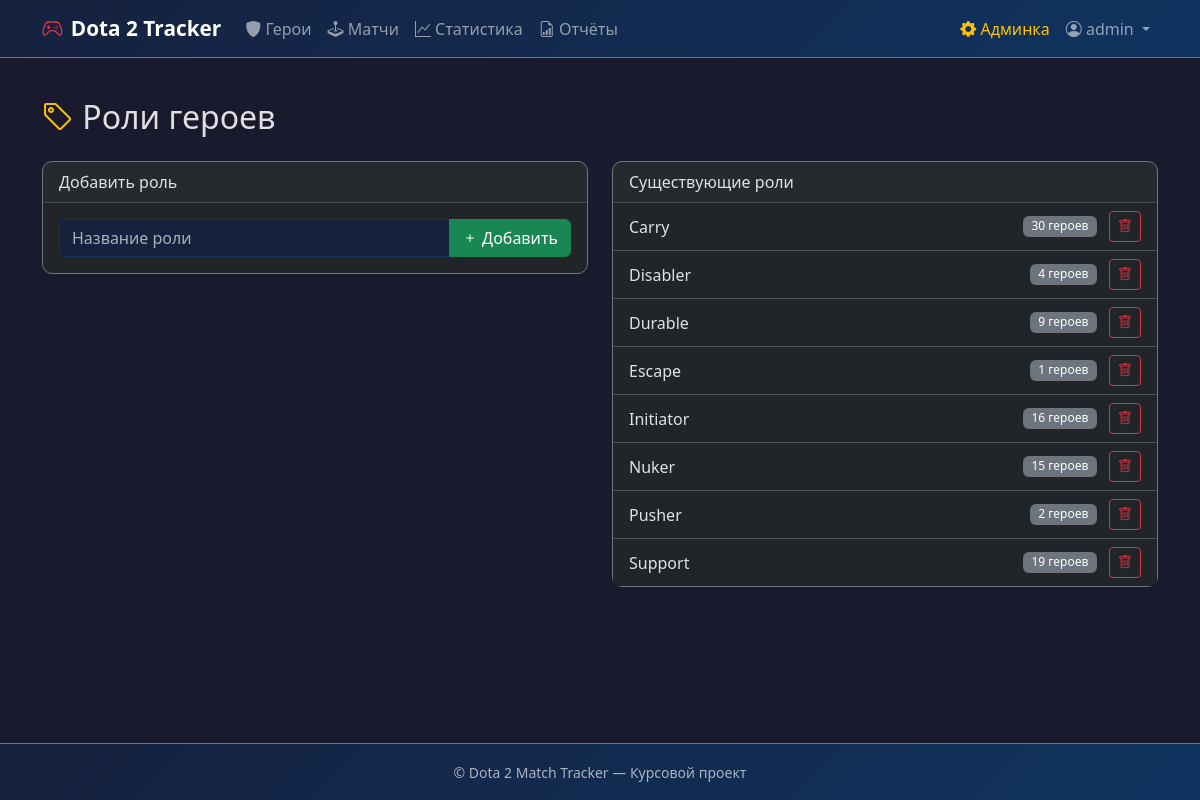
The page /admin/roles (signed in) on the database its author committed.
### models.py (models this page shows, shortened)
class User(UserMixin, db.Model):
    __tablename__ = 'users'
    id = db.Column(db.Integer, primary_key=True)
    username = db.Column(db.String(64), unique=True, nullable=False, index=True)
    email = db.Column(db.String(120), unique=True, nullable=False, index=True)
    password_hash = db.Column(db.String(256), nullable=False)
    is_admin = db.Column(db.Boolean, default=False)
    created_at = db.Column(db.DateTime, default=datetime.utcnow)
    is_active_user = db.Column(db.Boolean, default=True)
    matches = db.relationship('Match', backref='player', lazy='dynamic',
                              cascade='all, delete-orphan')

class HeroRole(db.Model):
    __tablename__ = 'hero_roles'
    id = db.Column(db.Integer, primary_key=True)
    name = db.Column(db.String(50), unique=True, nullable=False)
    heroes = db.relationship('Hero', backref='role_ref', lazy='dynamic')

### app.py (the view)
@app.route('/admin/roles', methods=['GET', 'POST'])
@login_required
@admin_required
def admin_roles():
    form = HeroRoleForm()
    if form.validate_on_submit():
        role = HeroRole(name=form.name.data)
        db.session.add(role)
        db.session.commit()
        flash('Роль добавлена!', 'success')
        return redirect(url_for('admin_roles'))
    roles = HeroRole.query.order_by(HeroRole.name).all()
    return render_template('admin/roles.html', roles=roles, form=form)

### forms.py
class HeroRoleForm(FlaskForm):
    name = StringField('Название роли', validators=[DataRequired(), Length(max=50)])
    submit = SubmitField('Сохранить')

### app.py (called while the page is built)
@login_manager.user_loader
def load_user(user_id):
    return User.query.get(int(user_id))

def admin_required(f):
    @wraps(f)
    def decorated_function(*args, **kwargs):
        if not current_user.is_authenticated or not current_user.is_admin:
            abort(403)
        return f(*args, **kwargs)
    return decorated_function

@app.context_processor
def inject_now():
    return {'now': datetime.today}

### templates/admin/roles.html (shortened to what this page needs)
{% extends "base.html" %}
{% block content %}
<h2 class="mb-4"><i class="bi bi-tag text-warning"></i> Роли героев</h2>
<div class="row">
    <div class="col-md-6">
        <div class="card bg-dark border-secondary mb-4">
            <div class="card-header">Добавить роль</div>
            <div class="card-body">
                <form method="POST">
                    <div class="input-group">
                        {{ form.name(class="form-control", placeholder="Название роли") }}
                        <button type="submit" class="btn btn-success">
                            <i class="bi bi-plus"></i> Добавить
                        </button>
                    </div>
                </form>
            </div>
        </div>
    </div>
    <div class="col-md-6">
        <div class="card bg-dark border-secondary">
            <div class="card-header">Существующие роли</div>
            <ul class="list-group list-group-flush">
                {% for role in roles %}
                <li class="list-group-item bg-dark d-flex justify-content-between align-items-center">
                    {{ role.name }}
                    <span>
                        <span class="badge bg-secondary">{{ role.heroes.count() }} героев</span>
                        <form method="POST" action="{{ url_for('admin_delete_role', role_id=role.id) }}"
                              class="d-inline" onsubmit="return confirm('Удалить роль?');">
                            <button type="submit" class="btn btn-sm btn-outline-danger ms-2">
                                <i class="bi bi-trash"></i>
                            </button>
                        </form>
                    </span>
                </li>
                {% endfor %}
            </ul>
        </div>
    </div>
</div>
{% endblock %}

### templates/base.html (shortened to what this page needs)
<!DOCTYPE html>
<html lang="ru" data-bs-theme="dark">
<head>
    <link href="https://cdn.jsdelivr.net/npm/bootstrap@5.3.2/dist/css/bootstrap.min.css" rel="stylesheet">
    <link href="https://cdn.jsdelivr.net/npm/bootstrap-icons@1.11.2/font/bootstrap-icons.css" rel="stylesheet">
    <link href="{{ url_for('static', filename='css/style.css') }}" rel="stylesheet">
</head>
<body>
    <nav class="navbar navbar-expand-lg navbar-dark bg-dark border-bottom border-secondary">
        <div class="container">
            <a class="navbar-brand d-flex align-items-center" href="{{ url_for('index') }}">
                <i class="bi bi-controller me-2 text-danger"></i>
                <strong>Dota 2 Tracker</strong>
            </a>
            <div class="collapse navbar-collapse" id="navbarNav">
                <ul class="navbar-nav me-auto">
                    <li class="nav-item">
                        <a class="nav-link" href="{{ url_for('heroes') }}">
                            <i class="bi bi-shield-fill"></i> Герои
                        </a>
                    </li>
                    {% if current_user.is_authenticated %}
                    <li class="nav-item">
                        <a class="nav-link" href="{{ url_for('matches') }}">
                            <i class="bi bi-joystick"></i> Матчи
                        </a>
                    </li>
                    <li class="nav-item">
                        <a class="nav-link" href="{{ url_for('stats') }}">
                            <i class="bi bi-graph-up"></i> Статистика
                        </a>
                    </li>
                    <li class="nav-item">
                        <a class="nav-link" href="{{ url_for('reports') }}">
                            <i class="bi bi-file-earmark-bar-graph"></i> Отчёты
                        </a>
                    </li>
                    {% endif %}
                </ul>
                <ul class="navbar-nav">
                    {% if current_user.is_authenticated %}
                        {% if current_user.is_admin %}
                        <li class="nav-item">
                            <a class="nav-link text-warning" href="{{ url_for('admin_dashboard') }}">
                                <i class="bi bi-gear-fill"></i> Админка
                            </a>
                        </li>
                        {% endif %}
                        <li class="nav-item dropdown">
                            <a class="nav-link dropdown-toggle" href="#" role="button"
                               data-bs-toggle="dropdown">
                                <i class="bi bi-person-circle"></i> {{ current_user.username }}
                            </a>
                        </li>
                    {% endif %}
                </ul>
            </div>
        </div>
    </nav>
    <main class="container my-4">
        {% block content %}{% endblock %}
    </main>
    <footer class="bg-dark border-top border-secondary py-3 mt-auto">
        <div class="container text-center text-muted">
            <small>&copy; {{ now.year }} Dota 2 Match Tracker — Курсовой проект</small>
        </div>
    </footer>
</body>
</html>

### static/css/style.css (style rules this page uses)
body { min-height: 100vh; display: flex; flex-direction: column; background-color: #1a1a2e; color: #e0e0e0; }
main { flex: 1; }
.navbar { background: linear-gradient(135deg, #16213e 0%, #0f3460 100%) !important; }
.navbar-brand { font-size: 1.3rem; }
.card { border-radius: 10px; transition: transform 0.2s ease, box-shadow 0.2s ease; }
.badge { font-weight: 500; padding: 0.4em 0.7em; }
.form-control, .form-select { background-color: #16213e; border-color: #0f3460; color: #e0e0e0; }
a { color: #53a8e2; }
footer { background: linear-gradient(135deg, #16213e 0%, #0f3460 100%) !important; }
.card { animation: fadeInUp 0.5s ease forwards; }

### rows shown on the page
User: username "admin"
HeroRole: name "Carry", heroes.count "30"
HeroRole: name "Disabler", heroes.count "4"
HeroRole: name "Durable", heroes.count "9"
HeroRole: name "Escape", heroes.count "1"
HeroRole: name "Initiator", heroes.count "16"
HeroRole: name "Nuker", heroes.count "15"
HeroRole: name "Pusher", heroes.count "2"
HeroRole: name "Support", heroes.count "19"
